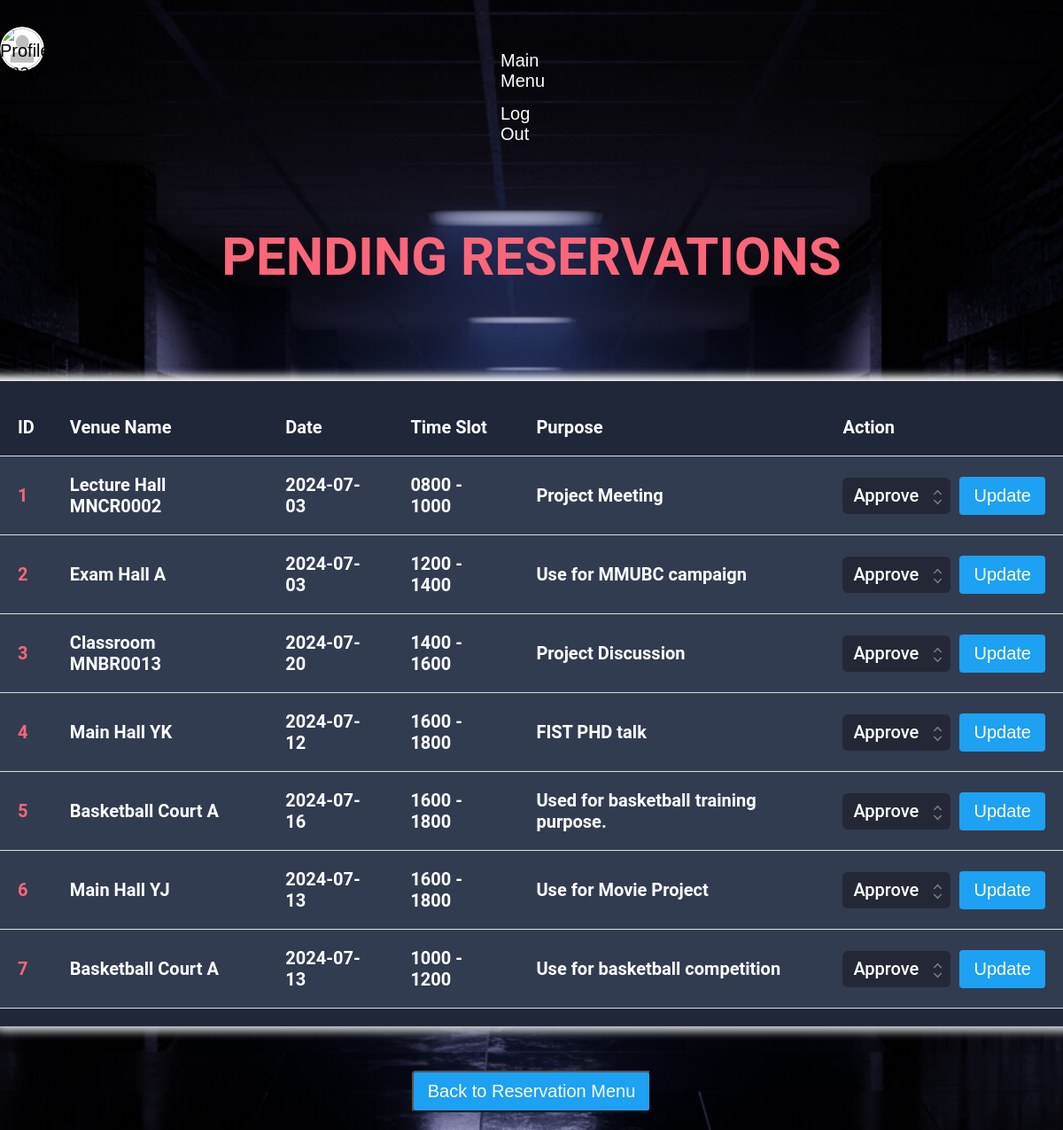
Page /admin_application_review.php on the committed database.
### tables this page shows
CREATE TABLE `reservations` (
  `id` int(11) NOT NULL,
  `venue_id` varchar(20) NOT NULL,
  `user_id` varchar(20) NOT NULL,
  `date` date NOT NULL,
  `slot_id` varchar(10) DEFAULT NULL,
  `purpose` varchar(255) NOT NULL,
  `status_id` int(11) NOT NULL,
  `venue_name` varchar(40) NOT NULL
);

CREATE TABLE `time_slots` (
  `slot_id` varchar(10) NOT NULL,
  `time_slots` varchar(20) NOT NULL
);

### admin_application_review.php (the view, shortened to what this page needs)
<?php
include 'db_connect.php';
$sql_profile = "SELECT a_image FROM admins WHERE admin_id = ?";
$stmt_profile = $conn->prepare($sql_profile);
$stmt_profile->bind_param("s", $_SESSION['admin_id']);
$stmt_profile->execute();
$stmt_profile->bind_result($a_image);
$default_image = 'images/profile.png';
$image_to_display = !empty($a_image) ? htmlspecialchars($a_image) : $default_image;
$sql = "SELECT r.id, r.venue_name, r.date, t.time_slots, r.purpose
        FROM reservations r
        JOIN time_slots t ON r.slot_id = t.slot_id
        WHERE r.status_id = 1";
$result = $conn->query($sql);
?>
<!DOCTYPE html>
<html lang="en">
<head>
  <link rel="stylesheet" href="navi_bar_white.css">
  <link rel="stylesheet" href="aa_review.css">
</head>
<body>
<div class="container">
    <div class="profile-icon" onclick="window.location.href='admin_profile.php'">
        <img src="<?php echo htmlspecialchars($image_to_display); ?>" alt="Profile Image">
    </div>
    <nav class="mynav">
      <ul>
        <li><a href="admin_mainmenu.php">Main Menu</a></li>
        <li><a href="logout.php">Log Out</a></li>
      </ul>
    </nav>
  </div>
  <h1><b>PENDING RESERVATIONS</h1>
  <div class="container2">
    <table>
      <tr>
        <th>ID</th>
        <th>Venue Name</th>
        <th>Date</th>
        <th>Time Slot</th>
        <th>Purpose</th>
        <th>Action</th>
      </tr>
      <?php
      if ($result->num_rows > 0) {
          while ($row = $result->fetch_assoc()) {
              echo "<tr>";
              echo "<td>" . $row['id'] . "</td>";
              echo "<td>" . $row['venue_name'] . "</td>";
              echo "<td>" . $row['date'] . "</td>";
              echo "<td>" . $row['time_slots'] . "</td>";
              echo "<td>" . $row['purpose'] . "</td>";
              echo "<td>
                      <form method='POST' action=''>
                        <input type='hidden' name='reservation_id' value='" . $row['id'] . "'>
                               <select data-menu name='status' class='approval-select'>
                              <option value='2' selected>Approve</option>
                              <option value='3'>Reject</option>
                        </select>
                        <input type='submit' name='update_status' value='Update' class='update-button'>
                      </form>
                    </td>";
              echo "</tr>";
          }
      } else {
          echo "<tr><td colspan='6'>No pending reservations found.</td></tr>";
      }
      ?>
    </table>
  </div>
  <button class="Back_Rmenu" style="padding-bottom:10px; display: block; margin: 0 auto; margin-bottom: 20px;" onclick="location.href='admin_reservation_menu.php'">Back to Reservation Menu</button>
</body>
</html>

### navi_bar_white.css (style rules this page uses)
.container { padding: 50px 20px; position: relative; font-family: 'Montserrat', Arial, sans-serif; }
.mynav ul { display: flex; justify-content: center; flex-wrap: wrap; list-style-type: none; padding: 0; margin: 0; }
.mynav li { position: relative; }
.mynav li:not(:last-child) { margin-right: 20px; }
.mynav a { display: block; font-size: 20px; color: white; text-decoration: none; padding: 7px 15px; transition: all .35s ease-in-out; }
.Back_Rmenu { background-color: #1DA1F2; color: white; padding: 10px 16px; border-radius: 4px; cursor: pointer; font-size: 20px; margin-bottom: 20px; }
.profile-icon { position: absolute; left: 70px; top: 30px; width: 50px; height: 50px; background-image: url('images/profile2.png'); background-size: cover; cursor: pointer; border-radius: 50%; }
.profile-icon img { width: 100%; height: 100%; object-fit: cover; border-radius: 50%; }

### aa_review.css (style rules this page uses)
body { display: flex; flex-direction: column; min-height: 100vh; font-family: 'Roboto', Arial; background-image: url('images/Wallpaper2.jpg'); background-size: cover; background-position: center; background-repeat: no-repeat; font-size: 20px; background-attachment: fixed; align-items: center; position: relative; }
h1 { font-size: 3em; font-weight: 300; line-height: 1em; color: #FB667A; position: relative; }
.container2 { margin-top: 70px; margin-bottom: 50px; width: 1200px; background-color: #1F2739; border-radius: 20px; padding: 20px; box-shadow: 6px 6px 10px #cbced1, -6px -6px 10px white; overflow-x: auto; flex-direction: column; display: flex; justify-content: center; }
table { width: 100%; border-collapse: collapse; color: white; }
th, td { padding: 20px; text-align: left; border-bottom: 1px solid #ddd; }
th { background-color: #1F2739; }
td { background-color: #323C50; }
tr:nth-child(even) { background-color: #2C3446; }
td:first-child { color: #FB667A; font-weight: bold; }
form { display: flex; align-items: center; }
input[type="submit"] { background-color: #1DA1F2; color: white; border: none; padding: 10px 16px; border-radius: 4px; cursor: pointer; font-size: 20px; }
.Back_Rmenu { background-color: #1DA1F2; color: white; padding: 10px 16px; border-radius: 4px; cursor: pointer; font-size: 20px; margin-bottom: 20px; }
.update-button { margin-left: 10px; }
.profile-icon { position: absolute; right: 754px; top: 30px; width: 50px; height: 50px; background-size: cover; z-index: 10; }
.profile-icon img { width: 100%; height: 100%; object-fit: cover; border-radius: 50%; }

### admin_application_review.php (style rules this page uses)
body { background-size: cover; background-position: center; background-repeat: no-repeat; background-image: url('images/Wallpaper2.jpg'); background-attachment: fixed; margin: 0; padding: 0; font-size: 20px; text-align: justify; }
.container { padding: 50px 550px; position: relative; font-family: 'Montserrat', Arial, sans-serif; }
.profile-icon { position: absolute; left:0px; top: 30px; width: 50px; height: 50px; background-size: cover; z-index: 10; }
.profile-icon img { width: 100%; height: 100%; object-fit: cover; border-radius: 50%; }

### rows in the picture
reservations: id "1", venue_name "Lecture Hall MNCR0002", date "2024-07-03", slot.time_slots "0800 - 1000", purpose "Project Meeting"
reservations: id "2", venue_name "Exam Hall A", date "2024-07-03", slot.time_slots "1200 - 1400", purpose "Use for MMUBC campaign"
reservations: id "3", venue_name "Classroom MNBR0013", date "2024-07-20", slot.time_slots "1400 - 1600", purpose "Project Discussion"
reservations: id "4", venue_name "Main Hall YK", date "2024-07-12", slot.time_slots "1600 - 1800", purpose "FIST PHD talk"
reservations: id "5", venue_name "Basketball Court A", date "2024-07-16", slot.time_slots "1600 - 1800", purpose "Used for basketball training purpose."
reservations: id "6", venue_name "Main Hall YJ", date "2024-07-13", slot.time_slots "1600 - 1800", purpose "Use for Movie Project"
reservations: id "7", venue_name "Basketball Court A", date "2024-07-13", slot.time_slots "1000 - 1200", purpose "Use for basketball competition"
